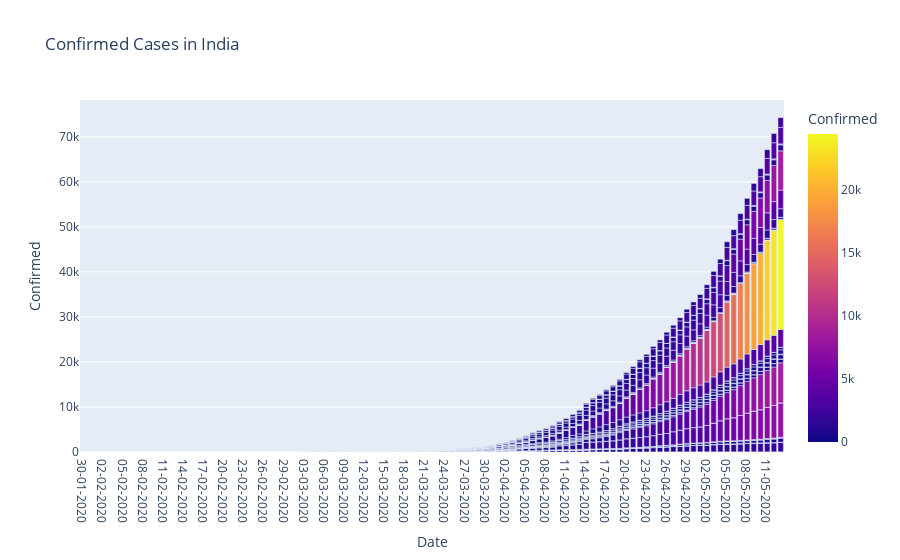

Source (notebook cell):
### Code cell
fig=px.bar(df2, x="Date", y="Confirmed", color="Confirmed", title="Confirmed Cases in India")
fig.show()

### Figure 1 — Plotly figure (JSON) as saved in the notebook; plotly's stock layout.template omitted (floating-point values rounded to 4 significant figures; data arrays with more than 128 entries replaced by an {"elided": "..."} marker saying what was removed)
{"data": [{"alignmentgroup": "True", "hovertemplate": "Date=%{x}<br>Confirmed=%{marker.color}<extra></extra>", "legendgroup": "", "marker": {"color": {"elided": "1902 int values"}, "coloraxis": "coloraxis"}, "name": "", "offsetgroup": "", "orientation": "v", "showlegend": false, "textposition": "auto", "type": "bar", "x": {"elided": "1902 str values"}, "xaxis": "x", "y": {"elided": "1902 int values"}, "yaxis": "y"}], "layout": {"barmode": "relative", "coloraxis": {"colorbar": {"title": {"text": "Confirmed"}}, "colorscale": [[0, "#0d0887"], [0.1111, "#46039f"], [0.2222, "#7201a8"], [0.3333, "#9c179e"], [0.4444, "#bd3786"], [0.5556, "#d8576b"], [0.6667, "#ed7953"], [0.7778, "#fb9f3a"], [0.8889, "#fdca26"], [1, "#f0f921"]]}, "legend": {"tracegroupgap": 0}, "title": {"text": "Confirmed Cases in India"}, "xaxis": {"anchor": "y", "domain": [0, 1], "title": {"text": "Date"}}, "yaxis": {"anchor": "x", "domain": [0, 1], "title": {"text": "Confirmed"}}}}
